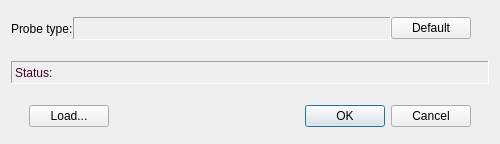
<?xml version="1.0" encoding="UTF-8"?>
<ui version="4.0">
 <class>IMROEditor_T1110</class>
 <widget class="QDialog" name="IMROEditor_T1110">
  <property name="windowModality">
   <enum>Qt::ApplicationModal</enum>
  </property>
  <property name="geometry">
   <rect>
    <x>0</x>
    <y>0</y>
    <width>500</width>
    <height>144</height>
   </rect>
  </property>
  <property name="minimumSize">
   <size>
    <width>500</width>
    <height>0</height>
   </size>
  </property>
  <property name="windowTitle">
   <string>Imec Readout Table Editor</string>
  </property>
  <property name="modal">
   <bool>true</bool>
  </property>
  <layout class="QGridLayout" name="gridLayout">
   <property name="horizontalSpacing">
    <number>18</number>
   </property>
   <property name="verticalSpacing">
    <number>15</number>
   </property>
   <item row="1" column="0" colspan="2">
    <widget class="QLabel" name="statusLbl">
     <property name="enabled">
      <bool>true</bool>
     </property>
     <property name="sizePolicy">
      <sizepolicy hsizetype="Preferred" vsizetype="Fixed">
       <horstretch>0</horstretch>
       <verstretch>0</verstretch>
      </sizepolicy>
     </property>
     <property name="minimumSize">
      <size>
       <width>0</width>
       <height>23</height>
      </size>
     </property>
     <property name="palette">
      <palette>
       <active>
        <colorrole role="WindowText">
         <brush brushstyle="SolidPattern">
          <color alpha="255">
           <red>71</red>
           <green>3</green>
           <blue>34</blue>
          </color>
         </brush>
        </colorrole>
       </active>
       <inactive>
        <colorrole role="WindowText">
         <brush brushstyle="SolidPattern">
          <color alpha="255">
           <red>71</red>
           <green>3</green>
           <blue>34</blue>
          </color>
         </brush>
        </colorrole>
       </inactive>
       <disabled>
        <colorrole role="WindowText">
         <brush brushstyle="SolidPattern">
          <color alpha="255">
           <red>106</red>
           <green>104</green>
           <blue>100</blue>
          </color>
         </brush>
        </colorrole>
       </disabled>
      </palette>
     </property>
     <property name="frameShape">
      <enum>QFrame::Panel</enum>
     </property>
     <property name="frameShadow">
      <enum>QFrame::Sunken</enum>
     </property>
     <property name="lineWidth">
      <number>1</number>
     </property>
     <property name="text">
      <string>Status:</string>
     </property>
    </widget>
   </item>
   <item row="0" column="0">
    <layout class="QHBoxLayout" name="horizontalLayout">
     <property name="spacing">
      <number>0</number>
     </property>
     <item>
      <widget class="QLabel" name="prbHdr">
       <property name="sizePolicy">
        <sizepolicy hsizetype="Preferred" vsizetype="Preferred">
         <horstretch>0</horstretch>
         <verstretch>0</verstretch>
        </sizepolicy>
       </property>
       <property name="text">
        <string>Probe type:</string>
       </property>
      </widget>
     </item>
     <item>
      <widget class="QLabel" name="prbLbl">
       <property name="enabled">
        <bool>true</bool>
       </property>
       <property name="sizePolicy">
        <sizepolicy hsizetype="Expanding" vsizetype="Fixed">
         <horstretch>1</horstretch>
         <verstretch>0</verstretch>
        </sizepolicy>
       </property>
       <property name="minimumSize">
        <size>
         <width>0</width>
         <height>23</height>
        </size>
       </property>
       <property name="palette">
        <palette>
         <active>
          <colorrole role="WindowText">
           <brush brushstyle="SolidPattern">
            <color alpha="255">
             <red>71</red>
             <green>3</green>
             <blue>34</blue>
            </color>
           </brush>
          </colorrole>
         </active>
         <inactive>
          <colorrole role="WindowText">
           <brush brushstyle="SolidPattern">
            <color alpha="255">
             <red>71</red>
             <green>3</green>
             <blue>34</blue>
            </color>
           </brush>
          </colorrole>
         </inactive>
         <disabled>
          <colorrole role="WindowText">
           <brush brushstyle="SolidPattern">
            <color alpha="255">
             <red>106</red>
             <green>104</green>
             <blue>100</blue>
            </color>
           </brush>
          </colorrole>
         </disabled>
        </palette>
       </property>
       <property name="frameShape">
        <enum>QFrame::Panel</enum>
       </property>
       <property name="frameShadow">
        <enum>QFrame::Sunken</enum>
       </property>
       <property name="lineWidth">
        <number>1</number>
       </property>
       <property name="text">
        <string/>
       </property>
      </widget>
     </item>
     <item>
      <widget class="QPushButton" name="defaultBut">
       <property name="sizePolicy">
        <sizepolicy hsizetype="Preferred" vsizetype="Fixed">
         <horstretch>0</horstretch>
         <verstretch>0</verstretch>
        </sizepolicy>
       </property>
       <property name="text">
        <string>Default</string>
       </property>
      </widget>
     </item>
    </layout>
   </item>
   <item row="2" column="0" colspan="2">
    <layout class="QHBoxLayout" name="horizontalLayout_2">
     <property name="spacing">
      <number>8</number>
     </property>
     <property name="leftMargin">
      <number>18</number>
     </property>
     <property name="rightMargin">
      <number>18</number>
     </property>
     <item>
      <widget class="QPushButton" name="loadBut">
       <property name="sizePolicy">
        <sizepolicy hsizetype="Preferred" vsizetype="Fixed">
         <horstretch>0</horstretch>
         <verstretch>0</verstretch>
        </sizepolicy>
       </property>
       <property name="text">
        <string>Load...</string>
       </property>
      </widget>
     </item>
     <item>
      <spacer name="horizontalSpacer">
       <property name="orientation">
        <enum>Qt::Horizontal</enum>
       </property>
       <property name="sizeType">
        <enum>QSizePolicy::MinimumExpanding</enum>
       </property>
       <property name="sizeHint" stdset="0">
        <size>
         <width>100</width>
         <height>20</height>
        </size>
       </property>
      </spacer>
     </item>
     <item>
      <widget class="QDialogButtonBox" name="buttonBox">
       <property name="sizePolicy">
        <sizepolicy hsizetype="Preferred" vsizetype="Fixed">
         <horstretch>0</horstretch>
         <verstretch>0</verstretch>
        </sizepolicy>
       </property>
       <property name="focusPolicy">
        <enum>Qt::StrongFocus</enum>
       </property>
       <property name="orientation">
        <enum>Qt::Horizontal</enum>
       </property>
       <property name="standardButtons">
        <set>QDialogButtonBox::Cancel|QDialogButtonBox::Ok</set>
       </property>
      </widget>
     </item>
    </layout>
   </item>
  </layout>
 </widget>
 <tabstops>
  <tabstop>buttonBox</tabstop>
  <tabstop>defaultBut</tabstop>
  <tabstop>loadBut</tabstop>
 </tabstops>
 <resources/>
 <connections/>
</ui>
